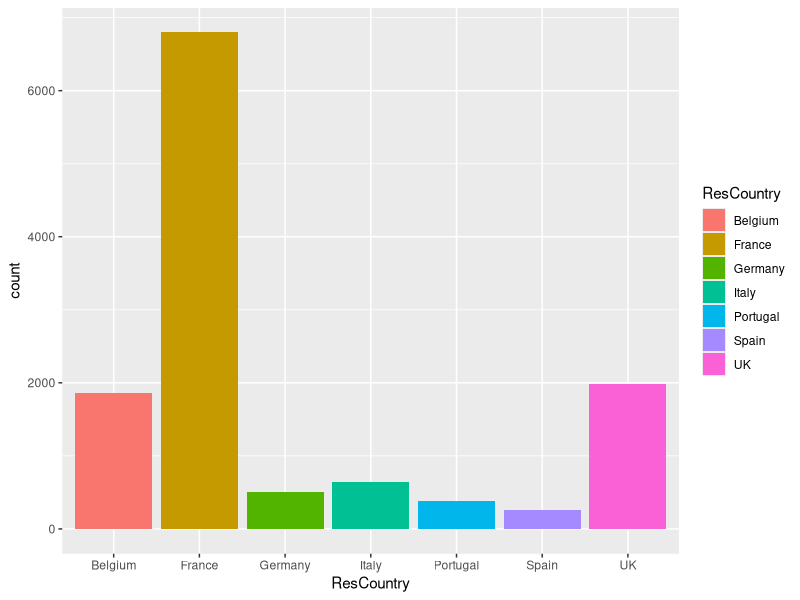
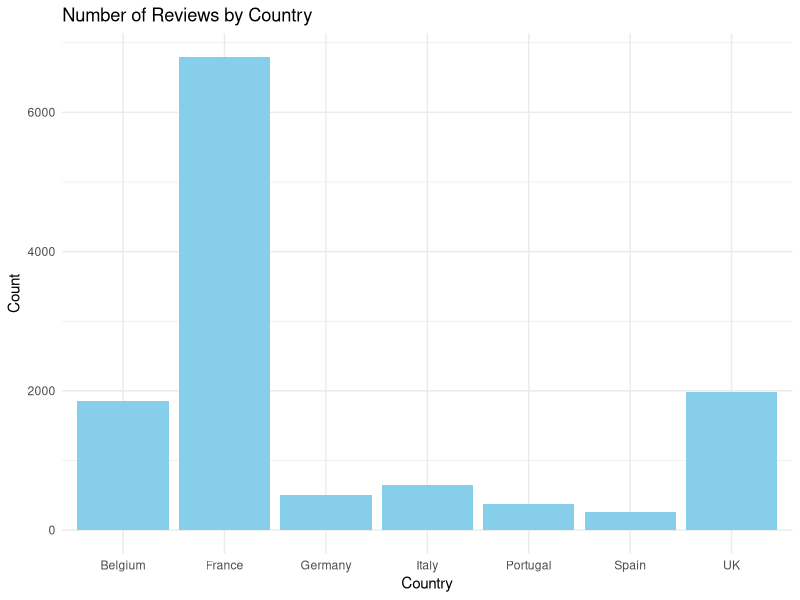
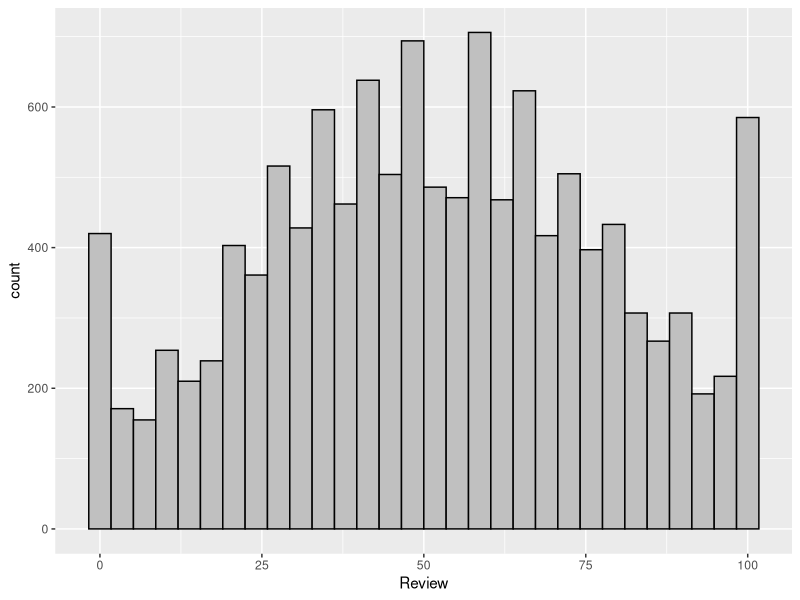
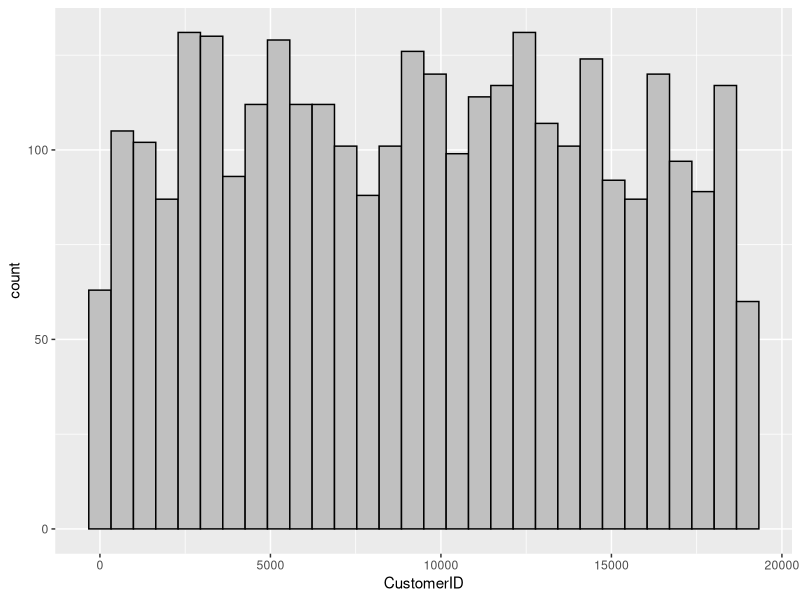
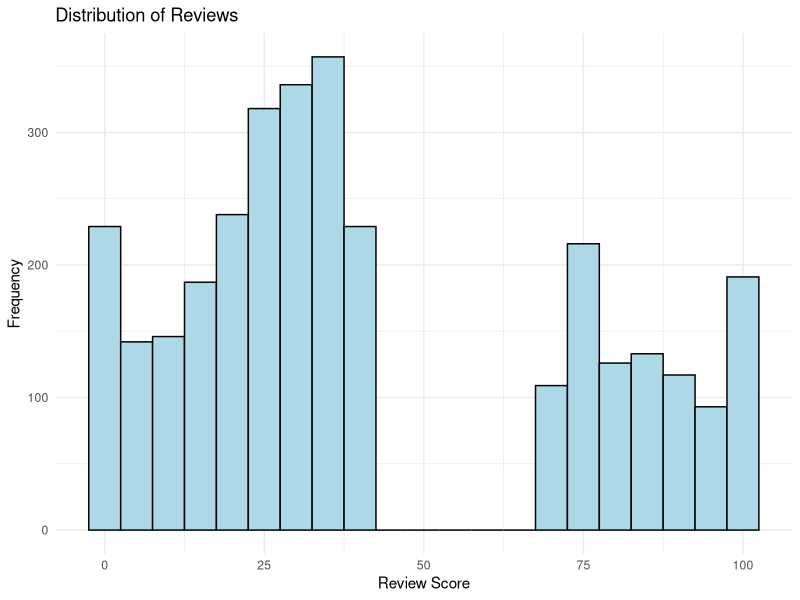
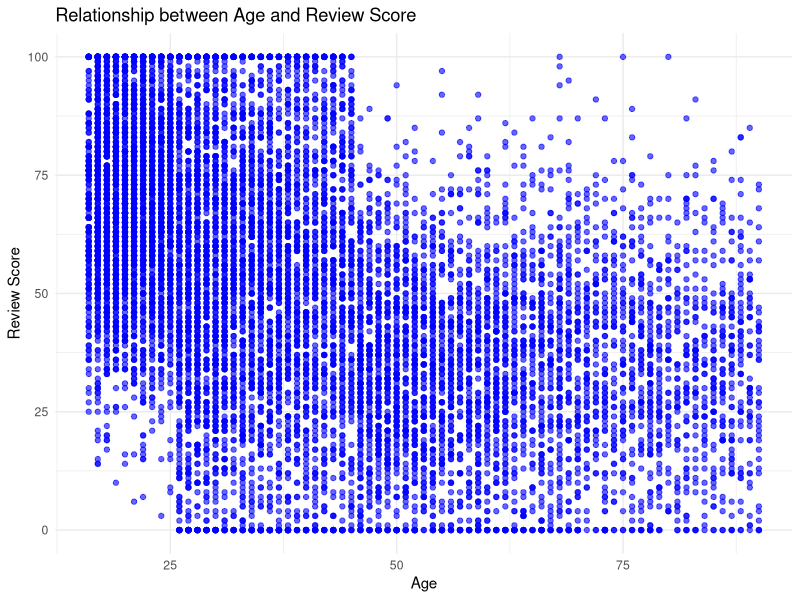
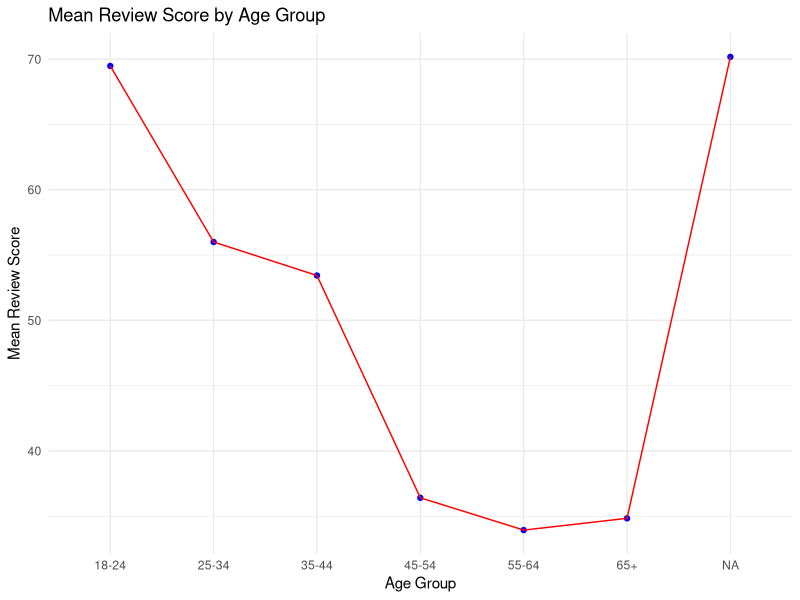

Generate these figures, in order, with R: (Note: this script raises an error after producing the figures.)
## ---- chunk 1

library(tidyverse)

## ---- chunk 2
setwd("C:/Users/sanuz/Desktop/RM1BDEEM/U3/")

# Import CSV files into tibbles

customers=read_csv("customers.csv", show_col_types = FALSE)
reviews=read_csv("reviews.csv", show_col_types = FALSE)
print(customers)
print(reviews)

## ---- chunk 3

data = left_join(reviews, customers,by=join_by(CustomerID==CustomerID))
print(data)
## ---- chunk 4
plot <- ggplot(data = data, aes(x = ResCountry, fill = ResCountry))

plot + geom_bar()
## ---- chunk 5
country_counts <- data %>%
  group_by(ResCountry) %>%
  summarise(count = n())

# Print the results
print(country_counts)
ggplot(data = country_counts, aes(x = ResCountry, y = count)) +
  geom_bar(stat = "identity", fill = "skyblue") +
  labs(x = "Country", y = "Count", title = "Number of Reviews by Country") +
  theme_minimal()
## ---- chunk 6
    plot = ggplot(data = data, aes(x = Review))

    plot + geom_histogram(fill="#C0C0C0", color="black")

## ---- chunk 7
filteringInterface = data %>%
  filter(str_detect(Comment,"interface"))

print(filteringInterface)

countForInterface = nrow(filteringInterface)
print(count)

plot = ggplot(data = filteringInterface , aes(x = CustomerID))
plot + geom_histogram(fill="#C0C0C0", color="black")



## ---- chunk 8
data %>%
  filter(str_detect(Comment, "interface")) %>%
  ggplot(aes(x = Review)) +
  geom_histogram(binwidth = 5, fill = "lightblue", color = "black") +
  labs(title = "Distribution of Reviews",
       x = "Review Score",
       y = "Frequency") +
  theme_minimal()

## ---- chunk 9
# Scatter plot of age vs. review score

ggplot(data = data, aes(x = Age, y = Review)) +
  geom_point(color = "blue", alpha = 0.6) +
  labs(x = "Age", y = "Review Score", title = "Relationship between Age and Review Score") +
  theme_minimal()

## ---- chunk 10


# Group by age group and calculate the mean review score
data %>%
  mutate(AgeGroup = case_when(
    Age >= 18 & Age <= 24 ~ "18-24",
    Age >= 25 & Age <= 34 ~ "25-34",
    Age >= 35 & Age <= 44 ~ "35-44",
    Age >= 45 & Age <= 54 ~ "45-54",
    Age >= 55 & Age <= 64 ~ "55-64",
    Age >= 65 ~ "65+"
  )) %>%
  group_by(AgeGroup) %>%
  summarise(mean_review = mean(Review)) %>%
  ggplot(aes(x = AgeGroup, y = mean_review)) +
  geom_point(color = "blue") +
  geom_line(group = 1, color = "red") +  # Optional: add a line connecting the points
  labs(title = "Mean Review Score by Age Group",
       x = "Age Group",
       y = "Mean Review Score") +
  theme_minimal()



## ---- chunk 11

# Define age groups and create a new dataset with the 'AgeGroup' column
groupByAge <- data %>%
  mutate(AgeGroup = case_when(
    Age >= 18 & Age <= 24 ~ "18-24",
    Age >= 25 & Age <= 34 ~ "25-34",
    Age >= 35 & Age <= 44 ~ "35-44",
    Age >= 45 & Age <= 54 ~ "45-54",
    Age >= 55 & Age <= 64 ~ "55-64",
    Age >= 65 ~ "65+",
    TRUE ~ "Unknown"
  ))

# Group by age group and calculate the average review score
averageReviewByAgegroup <- groupByAge %>%
  group_by(AgeGroup) %>%
  summarise(AverageReviewScore = mean(Review, na.rm = TRUE))


ggplot(aes(x = groupByAge, y = averageReviewByAgegroup)) +
  geom_point() +
  labs(title = "Scatterplot of Age vs. Review",
       x = "Age",
       y = "Review Score") +
  theme_minimal()
